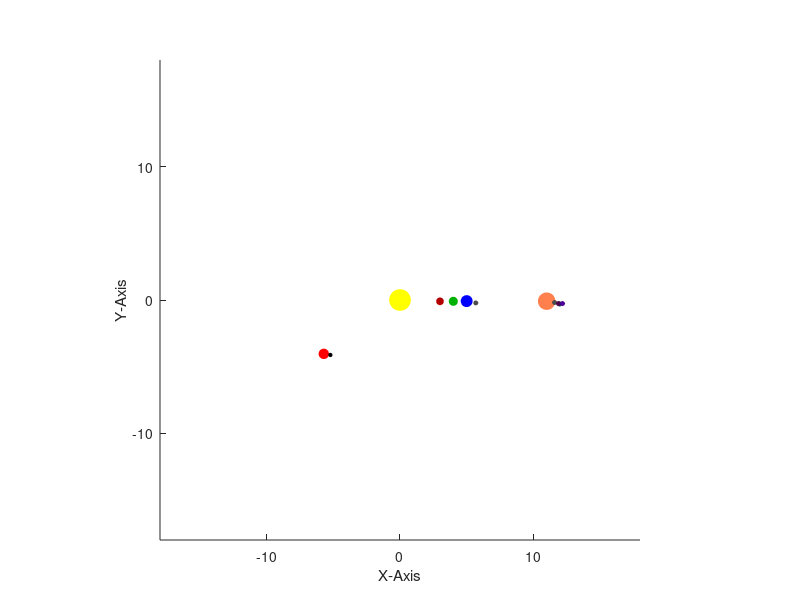

Write MATLAB code to recreate this figure.
%class 2401
%home 29.01.
%solar system

%------------preparation-----------------------------------------------------------------------------------------
figure('units','norm','position',[.1 .1 .8 .7],'color',[.9 .9 .9],'name', "Solar System"); %Creating Window
axes('position',[.1 .1 .8 .8],'color',[1 1 1], 'xlim',[-18 18],'ylim',[-18 18]);  %Creating Axis
grid off;                                        %turing on grid in coordinate system
xlabel ("X-Axis");                               %labeling the axis
ylabel ("Y-Axis");                               %labeling the axis
zlabel ("Z-Axis");                               %labeling the axis
axis ('square');                                 %squaring axis
%view(325,135)                                   %Tilting coordinate system


%----------------Changeable Variables-----------------------------------------------------------------------------
%-----------------------------------------------------------------------------------------------------------------
n=2;              %Number of Revolutions of earth/number of years shown
i=.05;            %Interval during for-loop
%----To adapt this system, set ws and rs for the sun to the ones of the desired planet


%---------------pre-calculations----------------------------------------------------------------------------------
l=n.*2.*pi;     %limit for for-loop


%----------------Preparing the Planets----------------------------------------------------------------------------
%------------w[x] is the angular speed; r[x] is the radius relative to the sun------------------------------------
%------------Drawing Sun------------------------------------------------------------------------------------------
h_Sun=line(0,0,0,'marker','o','markersize',[15],'markerfacecolor','yellow','color','yellow'); %creating the ball
ws=0;               %angular speed
rs=0;               %orbit radius

%------------Drawing Mercure----------------------------------------------------------------------------------------
h_Mercure=line(0,0,0,'marker','o','markersize',[5],'color',[.7 0 0],'markerfacecolor',[.7 0 0]); %creating the ball
wm=2;               %angular speed mercure
rm=3;               %orbit radius mecure

%------------Drawing Venus----------------------------------------------------------------------------------------
h_Venus=line(0,0,0,'marker','o','markersize',[6],'color',[0 .7 0],'markerfacecolor',[0 .7 0]); %creating the ball
wv=1.5;             %angular speed venus
rv=4;               %orbit radius venus

%------------Drawing Earth----------------------------------------------------------------------------------------
h_Earth=line(0,0,0,'marker','o','markersize',[8],'color',[0 0 1],'markerfacecolor',[0 0 1]); %creating the ball
we=1;               %angular speed earth
re=5;               %orbit radius earth

%------------Drawing Moon------------------------------------------------------------------------------------------
h_Moon=line(0,0,0,'marker','o','markersize',[3],'color',[.3 .3 .3],'markerfacecolor',[.3 .3 .3]); %creating the ball
wem=12;             %angular speed Moon
rem=.7;             %orbit radius moon

%------------Drawing Mars------------------------------------------------------------------------------------------
h_Mars=line(0,0,0,'marker','o','markersize',[7],'color',[1 0 0],'markerfacecolor',[1 0 0]); %creating the ball
wma=.8;             %angular speed Mars
rma=7;              %orbit radius Mars

%------------Drawing Marsmoom------------------------------------------------------------------------------------------
h_Marsmoon=line(0,0,0,'marker','o','markersize',[2.5],'color',[0 0 0],'markerfacecolor',[0 0 0]); %creating the ball
wmam=10;             %angular speed Marsmoon
rmam=.5;             %orbit radius Marsmoon

%------------Drawing Jupiter------------------------------------------------------------------------------------------
h_Jupiter=line(0,0,'marker','o','markersize',[12],'color',[1 .5 .3],'markerfacecolor',[1 .5 .3]);
wj=.5;              %angular speed jupiter
rj=11;              %orbit radius jupiter

%------------Drawing MoonJ1------------------------------------------------------------------------------------------
h_MoonJ1=line(0,0,'marker','o','markersize',[3],'color',[.3 .3 .3],'markerfacecolor',[.3 .3 .3]);
wmj1=10;             %angular speed Moon
rmj1=.6;             %orbit radius moon

%------------Drawing MoonJ2------------------------------------------------------------------------------------------
h_MoonJ2=line(0,0,'marker','o','markersize',[3],'color',[0 .3 .3],'markerfacecolor',[0 .3 .3]);
wmj2=13;             %angular speed Moon
rmj2=1;               %orbit radius moon

%------------Drawing MoonJ3------------------------------------------------------------------------------------------
h_MoonJ3=line(0,0,'marker','o','markersize',[3],'color',[.3 0 .3],'markerfacecolor',[.3 0 .3]);
wmj3=12;             %angular speed Moon
rmj3=.9;             %orbit radius moon

%------------Drawing MoonJ4------------------------------------------------------------------------------------------
h_MoonJ4=line(0,0,'marker','o','markersize',[3],'color',[.3 0 .6],'markerfacecolor',[.3 0 .6]);
wmj4=9;               %angular speed Moon
rmj4=1.2;             %orbit radius moon
 
 
%------------Making planets move------------------------------------------------------------------------------------
%-------------------------------------------------------------------------------------------------------------------
for t=0:i:l                                          %setting up loop for one rotation
  
  %----Sun----
  xs=rs*cos(ws*t);                                   %getting x for sun
  ys=rs*sin(ws*t);                                   %getting y for sun
  set(h_Sun,'xdata',xs,'ydata',ys);                  %putting sun there
  
  %----Mercure----
  xm=rm*cos(wm*t);                                   %getting x for mercure
  ym=rm*sin(wm*t);                                   %getting y for mercure
  set(h_Mercure,'xdata',xm-xs,'ydata',ym-ys);              %putting mercure there
  
  %----Venus----
  xv=rv*cos(wv*t);                                   %getting x for venus
  yv=rv*sin(wv*t);                                   %getting y for venus
  set(h_Venus,'xdata',xv-xs,'ydata',yv-ys);                %putting venus there
  
  %----Earth----
  xe=re*cos(we*t);                                   %getting x for earth
  ye=re*sin(we*t);                                   %getting y for earth
  set(h_Earth,'xdata',xe-xs,'ydata',ye-ys);                %putting earth there

  %----Moon----
  xem=rem*cos(wem*t)+xe;                                %getting x for moon
  yem=rem*sin(wem*t)+ye;                                %getting y for moon
  set(h_Moon,'xdata',xem-xs,'ydata',yem-ys);                  %putting moon there
  
  %----Mars----
  xma=rma*cos(wma*t);                                %getting x for mars
  yma=rma*sin(wma*t);                                %getting y for mars
  set(h_Mars,'xdata',xma-xs,'ydata',yma-ys);               %putting mars there
  
  %----Marsmoon----
  xmam=rmam*cos(wmam*t)+xma;                                %getting x for marsmoon
  ymam=rmam*sin(wmam*t)+yma;                                %getting y for marsmoon
  set(h_Marsmoon,'xdata',xmam-xs,'ydata',ymam-ys);                %putting marsmoon there
  
  %----Jupiter----
  xj=rj*cos(wj*t);                                   %getting x for jupiter
  yj=rj*sin(wj*t);                                   %getting y for jupiter
  set(h_Jupiter,'xdata',xj-xs,'ydata',yj-ys);              %putting jupiter there
  
  %----MoonJ1----
  xmj1=rmj1*cos(wmj1*t)+xj;                                %getting x for jupitermoon
  ymj1=rmj1*sin(wmj1*t)+yj;                                %getting y for jupitermoon
  set(h_MoonJ1,'xdata',xmj1-xs,'ydata',ymj1-ys);                 %putting jupitermoon there
  
  %----MoonJ2----
  xmj2=rmj2*cos(wmj2*t)+xj;                                %getting x for jupitermoon
  ymj2=rmj2*sin(wmj2*t)+yj;                                %getting x for jupitermoon
  set(h_MoonJ2,'xdata',xmj2-xs,'ydata',ymj2-ys);                 %putting jupitermoon there
  
  %----MoonJ3----
  xmj3=rmj3*cos(wmj3*t)+xj;                                %getting x for jupitermoon
  ymj3=rmj3*sin(wmj3*t)+yj;                                %getting x for jupitermoon
  set(h_MoonJ3,'xdata',xmj3-xs,'ydata',ymj3-ys);                 %putting jupitermoon there
  
  %----MoonJ4----
  xmj4=rmj4*cos(wmj4*t)+xj;                                %getting x for jupitermoon
  ymj4=rmj4*sin(wmj4*t)+yj;                                %getting x for jupitermoon
  set(h_MoonJ4,'xdata',xmj4-xs,'ydata',ymj4-ys);        %putting jupitermoon there
  
  drawnow;

endfor










































































